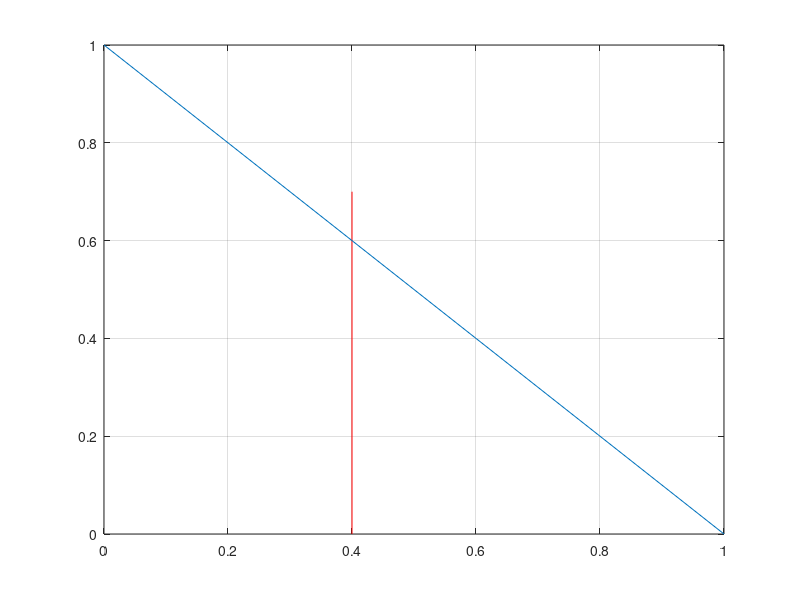

Recreate this plot in MATLAB. (Note: this script raises an error after producing the figure.)
% Algorithm:
% Concave signed area by cross product

clc,clear;
addpath(genpath('..'))

pts = [-1,-1;
       -1 ,0.5 ;
       1 ,-1;
       1,-2]

figure(1);clf;
plot([pts(:,1);pts(1,1)],[pts(:,2);pts(1,2)]);grid on;hold on;
scatter(0,0);hold on;
xlim([min(pts(:,1)),max(pts(:,1))]*1.5);ylim([min(pts(:,2)),max(pts(:,2))]*1.5);

area = 0;
for i = 1:size(pts,1)
    if i ~= size(pts,1)
        i1 = i+1;
    else
        i1 = 1;
    end
    xi = pts(i,1);
    yi = pts(i,2);
    xi1 = pts(i1,1);
    yi1 = pts(i1,2);
    area = area + 0.5*(xi*yi1 - xi1*yi);
end

area = abs(area)




%% test seg v seg

p1 = [0.4,0;
      0.4,0.7];
p2 = [0,1;
      1,0];

figure(1);clf;
plot(p1(:,1),p1(:,2),'r');grid on;hold on;
plot(p2(:,1),p2(:,2)),'b';hold on;

tic
for i = 1:1000000
    [Int,Int_log] = SegIntSeg(p1, p2);
end
toc
if Int_log
    Int
    scatter(Int(1),Int(2));hold on;
end